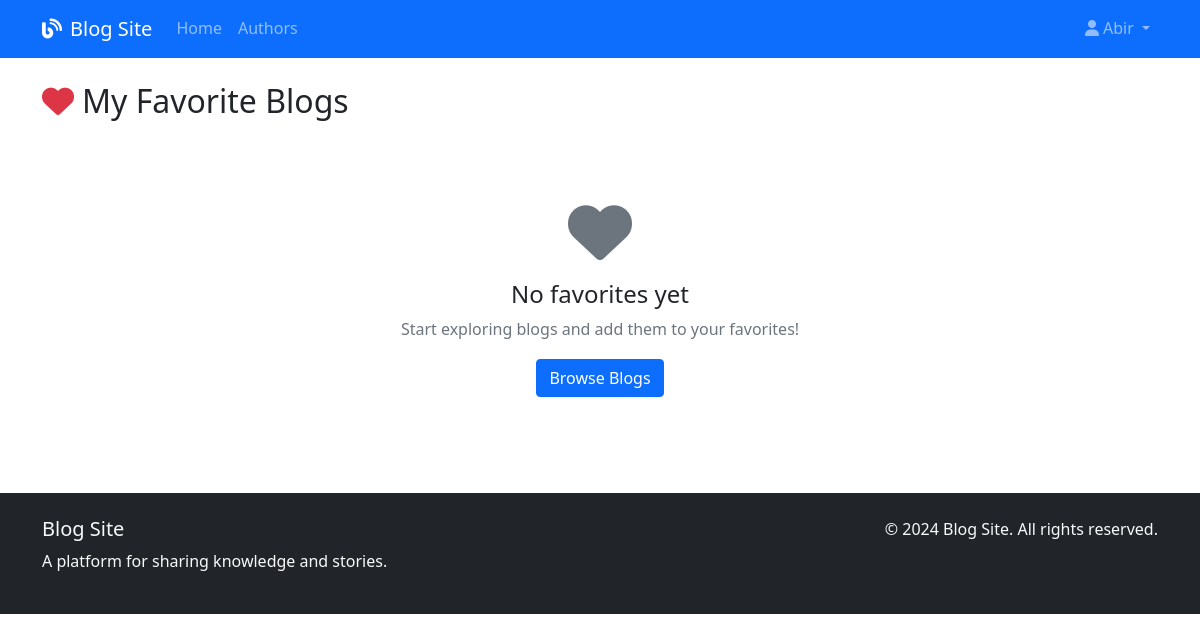
The app's page /accounts/favorites/ (signed in), older data.
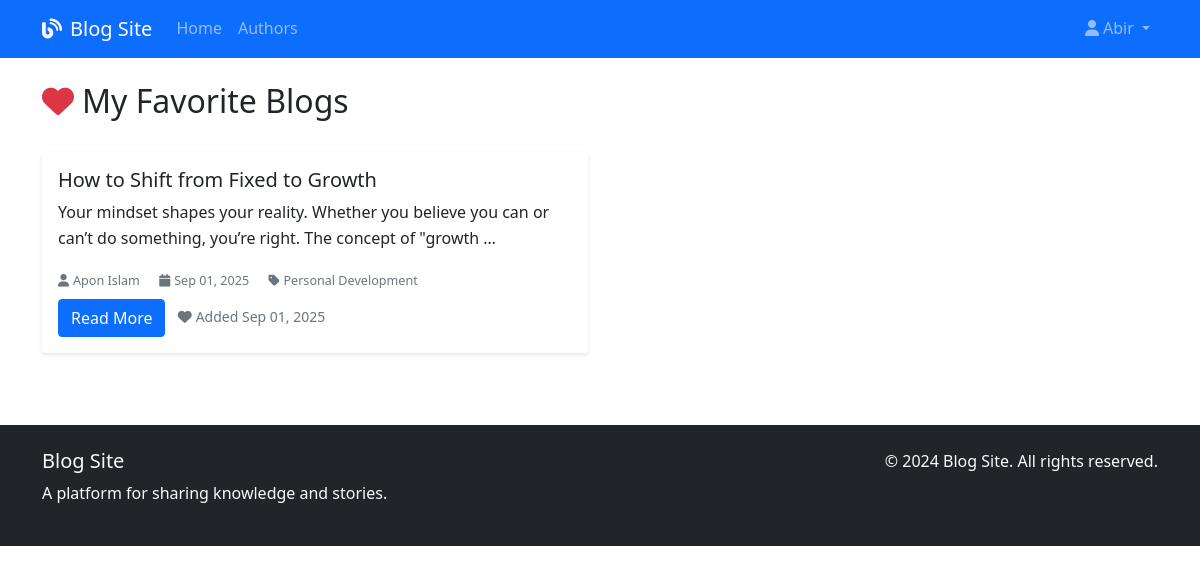
The same page, newer data.
### blog/models.py (models this page shows, shortened)
class Favorite(models.Model):
    user = models.ForeignKey(User, on_delete=models.CASCADE, related_name='favorites')
    blog = models.ForeignKey(Blog, on_delete=models.CASCADE, related_name='favorited_by')
    created_at = models.DateTimeField(default=timezone.now)
    class Meta:
        unique_together = ('user', 'blog')

class Blog(models.Model):
    STATUS_CHOICES = (
        ('published', 'Published'),
    )
    title = models.CharField(max_length=200)
    slug = models.SlugField(max_length=200, unique=True)
    author = models.ForeignKey(User, on_delete=models.CASCADE, related_name='blogs')
    body = models.TextField()
    category = models.ForeignKey(Category, on_delete=models.SET_NULL, null=True, blank=True)
    status = models.CharField(max_length=10, choices=STATUS_CHOICES, default='draft')
    featured_image = models.ImageField(upload_to='blog_images/', blank=True, null=True)
    created_at = models.DateTimeField(default=timezone.now)
    updated_at = models.DateTimeField(auto_now=True)
    views = models.PositiveIntegerField(default=0)
    class Meta:
        ordering = ['-created_at']
    def get_absolute_url(self):
        return reverse('blog:detail', kwargs={'slug': self.slug})

class Category(models.Model):
    name = models.CharField(max_length=100, unique=True)
    description = models.TextField(blank=True)
    created_at = models.DateTimeField(default=timezone.now)
    class Meta:
        verbose_name_plural = "Categories"

### accounts/models.py (models this page shows, shortened)
class User(AbstractUser):
    USER_ROLES = (
        ('admin', 'Admin'),
        ('author', 'Author'),
        ('reader', 'Reader'),
    )
    role = models.CharField(max_length=10, choices=USER_ROLES, default='reader')
    bio = models.TextField(max_length=500, blank=True)
    profile_picture = models.ImageField(upload_to='profile_pics/', blank=True, null=True)
    website = models.URLField(blank=True)
    twitter = models.CharField(max_length=100, blank=True)
    linkedin = models.CharField(max_length=100, blank=True)
    github = models.CharField(max_length=100, blank=True)
    is_email_verified = models.BooleanField(default=False)
    email_verification_token = models.CharField(max_length=100, blank=True)
    created_at = models.DateTimeField(default=timezone.now)
    def get_full_name(self):
        return f"{self.first_name} {self.last_name}".strip() or self.username

### accounts/views.py (the view)
# urls.py: path('favorites/', views.favorites_view, name='favorites'),
@login_required
def favorites_view(request):
    favorites = request.user.favorites.all().select_related('blog', 'blog__author')
    return render(request, 'accounts/favorites.html', {'favorites': favorites})

### templates/accounts/favorites.html (shortened to what this page needs)
{% extends 'base.html' %}
{% block content %}
<div class="d-flex justify-content-between align-items-center mb-4">
    <h2><i class="fas fa-heart me-2 text-danger"></i>My Favorite Blogs</h2>
</div>
{% if favorites %}
    <div class="row">
        {% for favorite in favorites %}
            <div class="col-md-6 mb-4">
                <div class="card blog-card h-100">
                    <div class="card-body d-flex flex-column">
                        <h5 class="card-title">{{ favorite.blog.title }}</h5>
                        <p class="card-text">{{ favorite.blog.body|truncatewords:20 }}</p>
                        <div class="blog-meta mb-2">
                            <small>
                                <i class="fas fa-user me-1"></i>{{ favorite.blog.author.get_full_name }}
                                <i class="fas fa-calendar ms-3 me-1"></i>{{ favorite.blog.created_at|date:"M d, Y" }}
                                {% if favorite.blog.category %}
                                    <i class="fas fa-tag ms-3 me-1"></i>{{ favorite.blog.category.name }}
                                {% endif %}
                            </small>
                        </div>
                        <div class="mt-auto">
                            <a href="{{ favorite.blog.get_absolute_url }}" class="btn btn-primary">Read More</a>
                            <small class="text-muted ms-2">
                                <i class="fas fa-heart me-1"></i>Added {{ favorite.created_at|date:"M d, Y" }}
                            </small>
                        </div>
                    </div>
                </div>
            </div>
        {% endfor %}
    </div>
{% else %}
    <div class="text-center py-5">
        <i class="fas fa-heart fa-4x text-muted mb-3"></i>
        <h4>No favorites yet</h4>
        <p class="text-muted">Start exploring blogs and add them to your favorites!</p>
        <a href="{% url 'blog:home' %}" class="btn btn-primary">Browse Blogs</a>
    </div>
{% endif %}
{% endblock %}

Row changes from the older to the newer data that the page shows:
added Favorite: blog "How to Shift from Fixed to Growth", blog.body "Your mindset shapes your reality. Whether you believe you can or can’t do something, you’re right. The concept of \"growth …", blog.author.get_full_name "Apon Islam", blog.created_at "Sep 01, 2025", blog.category.name "Personal Development", created_at "Sep 01, 2025"
Text that changed along with them:
text no longer shown: "No favorites yet Start exploring blogs and add them to your favorites! Browse Blogs"
